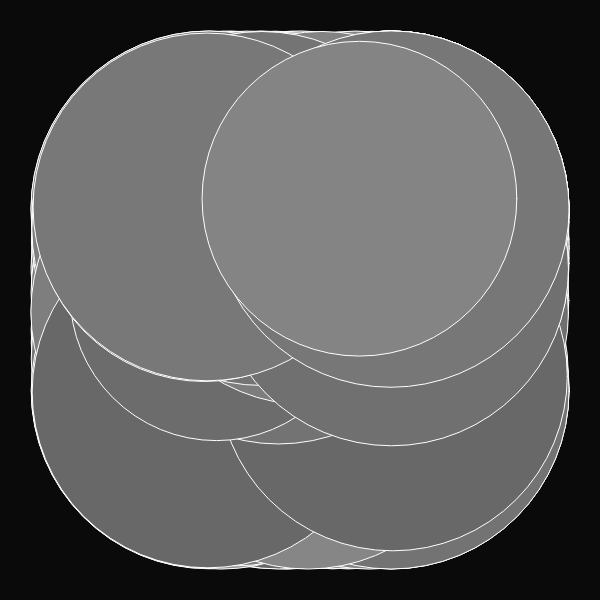
Frame 1 (no input)
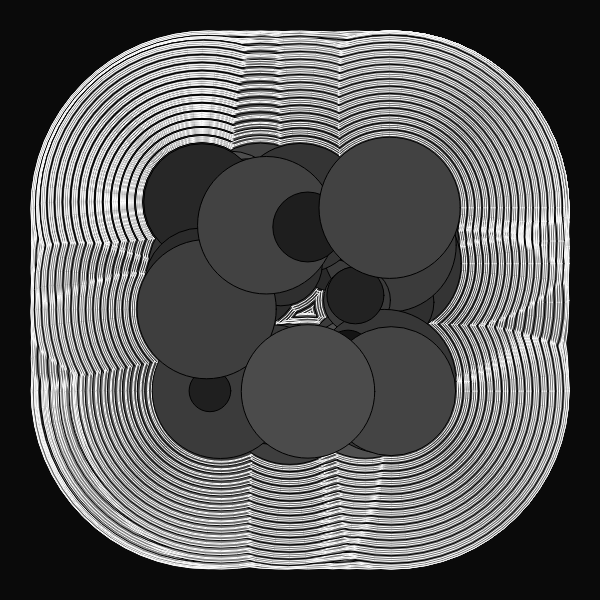
Frame 60 (no input)
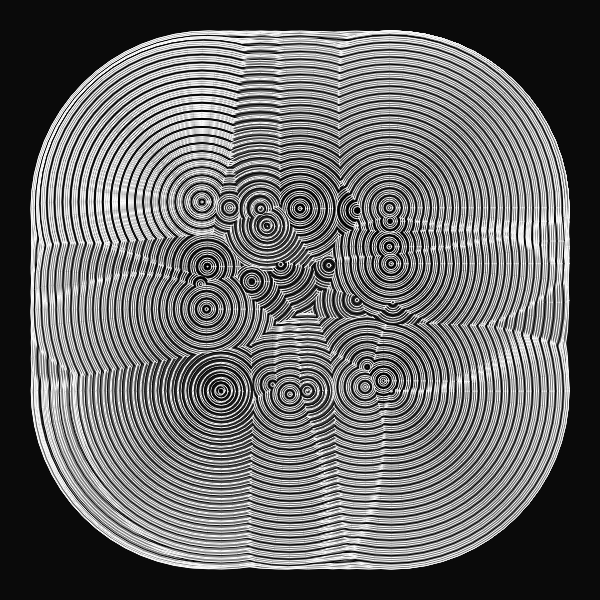
Frame 120 (the mouse pressed at the canvas centre since frame 60)

The p5.js sketch that drew these frames (run headless with seeded random() and noise() and a simulated clock; from frame 60 on, the mouse is pressed at the canvas centre):

// p5.js sketch
// ── sketch.js
//inspo from Fiona 

let moverSystems = [];
let num = 10;
let cells, cols, rows;
let offset, margin;
let cellW, cellH;
let bg;
let graphics;



function setup() {
  w = 600;
  var canvas;
    if(windowWidth>=600 && windowHeight >=600){
      canvas = createCanvas(600, 600);
    }
    else{
      canvas = createCanvas(windowWidth, windowHeight - 100);
    }

  var x = (windowWidth - width) / 2;
  var y = (windowHeight - height) / 2;

  canvas.position(x, y);
  background(0);
  noStroke();

  graphics = createGraphics(width, height);
  graphics.colorMode(HSB, 360, 100, 100, 100);

  cells = 1
  cols = cells;
  rows = cells;
  offset = width / 5;
  margin = offset / 5;
  cellW = (width - offset * 2 - margin * (cols - 1)) / cols;
  cellH = (height - offset * 2 - margin * (rows - 1)) / rows;
  

  for (let j = 0; j < rows; j++) {
    for (let i = 0; i < cols; i++) {
      let x = map(i, 0, cols, offset, width - offset + margin);
      let y = map(j, 0, rows, offset, width - offset + margin);
      let b = new Bound(x, y, cellW, cellH);
      moverSystems.push(new MoverSystem(b, int(random(10, 20))*map(cells,2,7,10,5), cellW/2, cellW/8));
      moverSystems[i].render();
    }
  }
  background(10);
  image(graphics,0,0);

}


function draw(){
  rectMode(CENTER)
  for (let ms of moverSystems) {
    ms.update();
    ms.render();
  }
  if(frameCount >300){
    noLoop();
  }
}

class Mover {
  constructor(x, y, d, c1, c2) {
    this.pos = createVector(x, y);
    this.noiseScale = createVector(200,-500,400);
    this.d = d;
    this.dLife = d/random(100);
    this.maxD = this.d;
    this.c1 = c1;
    this.c2 = c2;
  }
  update() {
    let n = map(noise(this.pos.x / this.noiseScale.x, this.pos.y / this.noiseScale.y), 0, 1, 600, -200);
    let vel = createVector(sin(n), sin(n));
    this.pos.add(vel);
    this.d -= this.dLife;
    this.d = constrain(this.d, 0, this.maxD);
  }
  render() {
    colorMode(RGB);
    let c = lerpColor(color(this.c1), color(this.c2 + 100), this.d/this.maxD);
    let cLine = lerpColor(color(this.c1), color(this.c2), this.d/this.maxD - 100);

    fill(c, 15);
    stroke(255)
    if(frameCount%4 == 0){
      stroke(0);
    }
    ellipse(this.pos.x, this.pos.y, this.d*2, this.d*2);
  }
}

class MoverSystem {
  constructor(b, n, d, p) {
    this.movers = [];
    this.b = b;
    this.n = n;
    this.d = d;
    this.p = p;
    for (let i = 0; i < this.n; i++) {
      let c1 = random(p);
      let c2 = c1;
      while (c1 == c2) {
        c2 = random(p);
      }
      this.movers.push(new Mover(random(this.b.x, this.b.x + this.b.w), random(this.b.y, this.b.y + this.b.h), this.d, c1, c2));
    }
  }
  update() {
    for (let m of this.movers) {
      m.update();
      this.b.checkBound(m);
    }
  }
  render() {
    for (let m of this.movers) {
      m.render();
    }
  }
}



class Bound {
  constructor(x, y, w, h) {
    this.x = x;
    this.y = y;
    this.w = w;
    this.h = h;
  }
  checkBound(m) {
    if (m.pos.x - m.d / 2 < this.x) m.pos.x = this.x + m.d / 2;
    if (m.pos.x + m.d / 2 > this.x + this.w) m.pos.x = this.x + this.w - m.d / 2;
    if (m.pos.y - m.d / 2 < this.y) m.pos.y = this.y + m.d / 2;
    if (m.pos.y + m.d / 2 > this.y + this.h) m.pos.y = this.y + this.h - m.d / 2;
  }
  render() {
    //noFill();
    ellipse(this.x, this.y, this.w, this.h);
  }
}
